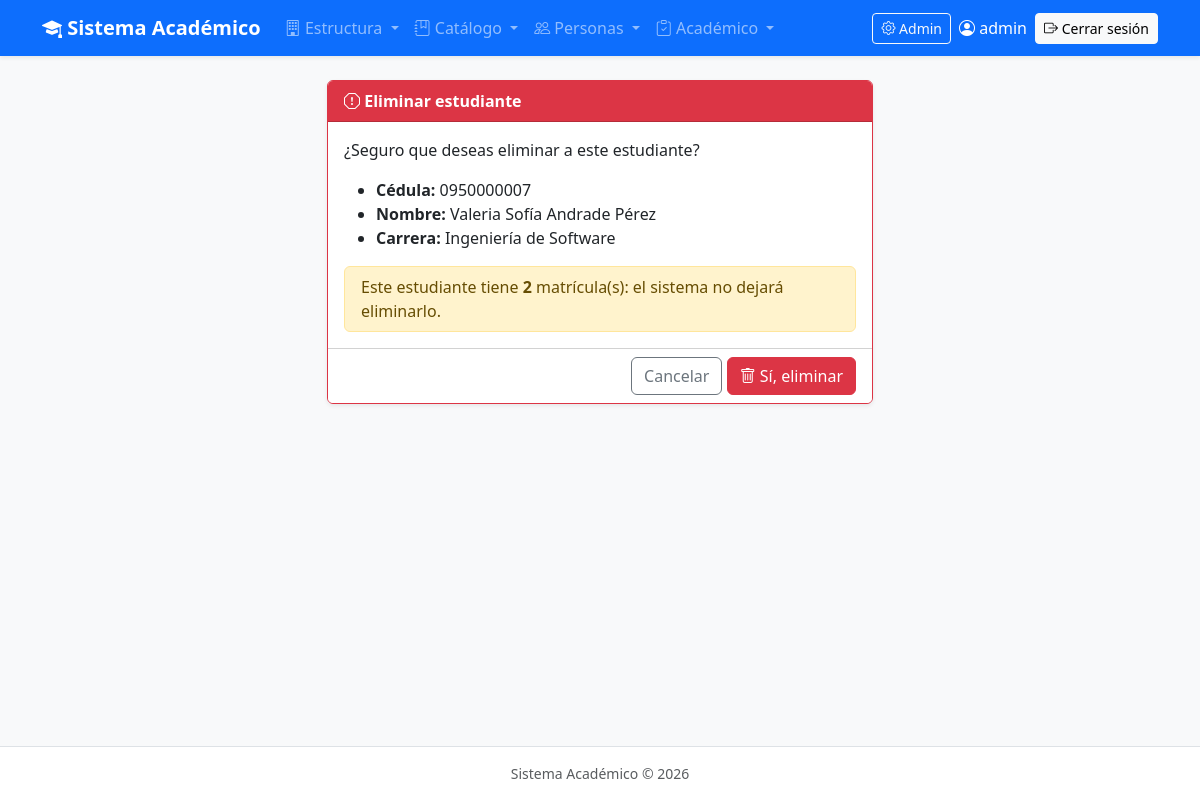
Screenshot of /academico/estudiantes/7/eliminar/ (signed in) with the database file from the repository.
### academico/models.py (models this page shows, shortened)
class Estudiante(ModeloBase):
    cedula = models.CharField("Cédula", max_length=10, unique=True)
    nombres = models.CharField(max_length=80)
    apellidos = models.CharField(max_length=80)
    email = models.EmailField("Correo", blank=True)
    telefono = models.CharField("Teléfono", max_length=15, blank=True)
    fecha_nacimiento = models.DateField("Fecha de nacimiento", null=True, blank=True)
    carrera = models.ForeignKey(Carrera, on_delete=models.PROTECT, related_name="estudiantes")   # 1:N
    foto = models.ImageField(upload_to="estudiantes/", blank=True)
    class Meta:
        verbose_name = "Estudiante"
        verbose_name_plural = "Estudiantes"
        ordering = ["apellidos", "nombres"]
    @property
    def nombre_completo(self):
        return f"{self.nombres} {self.apellidos}"

class Carrera(ModeloBase):
    facultad = models.ForeignKey(Facultad, on_delete=models.PROTECT, related_name="carreras")   # 1:N
    codigo = models.CharField("Código", max_length=10, unique=True)   # Ej: SIS
    nombre = models.CharField(max_length=150)
    duracion_semestres = models.PositiveSmallIntegerField("Duración (semestres)", default=8)
    class Meta:
        verbose_name = "Carrera"
        verbose_name_plural = "Carreras"
        ordering = ["nombre"]

### academico/views.py (the view, shortened to what this page needs)
# urls.py: path("estudiantes/<int:pk>/eliminar/", views.EstudianteDeleteView.as_view(), name="estudiante_eliminar"),
class EstudianteDeleteView(LoginRequiredMixin, DeleteView):
    model = Estudiante
    template_name = "academico/estudiante_eliminar.html"
    success_url = reverse_lazy("academico:estudiante_lista")

### academico/templates/academico/estudiante_eliminar.html (shortened to what this page needs)
{% extends "base.html" %}
{% block contenido %}
<div class="row justify-content-center">
    <div class="col-md-8 col-lg-6">
        <div class="card shadow-sm border-danger">
            <div class="card-header bg-danger text-white fw-semibold">
                <i class="bi bi-exclamation-octagon"></i> Eliminar estudiante
            </div>
            <div class="card-body">
                <p>¿Seguro que deseas eliminar a este estudiante?</p>
                <ul>
                    <li><b>Cédula:</b> {{ object.cedula }}</li>
                    <li><b>Nombre:</b> {{ object.nombre_completo }}</li>
                    <li><b>Carrera:</b> {{ object.carrera.nombre }}</li>
                </ul>
                {% if object.matriculas.exists %}
                    <div class="alert alert-warning py-2 mb-0">
                        Este estudiante tiene <b>{{ object.matriculas.count }}</b> matrícula(s): el sistema no dejará eliminarlo.
                    </div>
                {% endif %}
            </div>
            <div class="card-footer bg-white text-end">
                <form method="post" class="d-inline">
                    <a href="{% url 'academico:estudiante_detalle' object.pk %}" class="btn btn-outline-secondary">Cancelar</a>
                    <button type="submit" class="btn btn-danger"><i class="bi bi-trash"></i> Sí, eliminar</button>
                </form>
            </div>
        </div>
    </div>
</div>
{% endblock %}

### templates/base.html (shortened to what this page needs)
{% load static %}
<!DOCTYPE html>
<html lang="es">
<head>
    <link rel="stylesheet" href="https://cdn.jsdelivr.net/npm/bootstrap@5.3.3/dist/css/bootstrap.min.css">
    <link rel="stylesheet" href="https://cdn.jsdelivr.net/npm/bootstrap-icons@1.11.3/font/bootstrap-icons.min.css">
</head>
<body class="bg-light d-flex flex-column min-vh-100">
{% if user.is_authenticated %}
<nav class="navbar navbar-expand-lg navbar-dark bg-primary shadow-sm">
    <div class="container">
        <a class="navbar-brand fw-semibold" href="{% url 'academico:inicio' %}">
            <i class="bi bi-mortarboard-fill"></i> Sistema Académico
        </a>
        <div class="collapse navbar-collapse" id="menuPrincipal">
            <ul class="navbar-nav me-auto">
                <li class="nav-item dropdown">
                    <a class="nav-link dropdown-toggle" href="#" role="button" data-bs-toggle="dropdown">
                        <i class="bi bi-building"></i> Estructura
                    </a>
                </li>
                <li class="nav-item dropdown">
                    <a class="nav-link dropdown-toggle" href="#" role="button" data-bs-toggle="dropdown">
                        <i class="bi bi-journal-bookmark"></i> Catálogo
                    </a>
                </li>
                <li class="nav-item dropdown">
                    <a class="nav-link dropdown-toggle" href="#" role="button" data-bs-toggle="dropdown">
                        <i class="bi bi-people"></i> Personas
                    </a>
                </li>
                <li class="nav-item dropdown">
                    <a class="nav-link dropdown-toggle" href="#" role="button" data-bs-toggle="dropdown">
                        <i class="bi bi-clipboard-check"></i> Académico
                    </a>
                </li>
            </ul>
            <div class="d-flex align-items-center gap-2">
                {% if user.is_staff %}
                    <a class="btn btn-sm btn-outline-light" href="{% url 'admin:index' %}">
                        <i class="bi bi-gear"></i> Admin
                    </a>
                {% endif %}
                <span class="navbar-text text-white">
                    <i class="bi bi-person-circle"></i> {{ user.get_full_name|default:user.username }}
                </span>
                <form method="post" action="{% url 'logout' %}" class="d-inline">
                    <button type="submit" class="btn btn-sm btn-light">
                        <i class="bi bi-box-arrow-right"></i> Cerrar sesión
                    </button>
                </form>
            </div>
        </div>
    </div>
</nav>
{% endif %}
<main class="container py-4 flex-grow-1">
    {% block contenido %}{% endblock %}
</main>
<footer class="text-center text-muted small py-3 border-top bg-white">
    Sistema Académico &copy; {% now "Y" %}
</footer>
</body>
</html>

### rows the page displays
Estudiante: cedula "0950000007", nombre_completo "Valeria Sofía Andrade Pérez", carrera.nombre "Ingeniería de Software", matriculas.count "2"

### other values shown
{{ user.get_full_name|default:user.username }} "admin"
